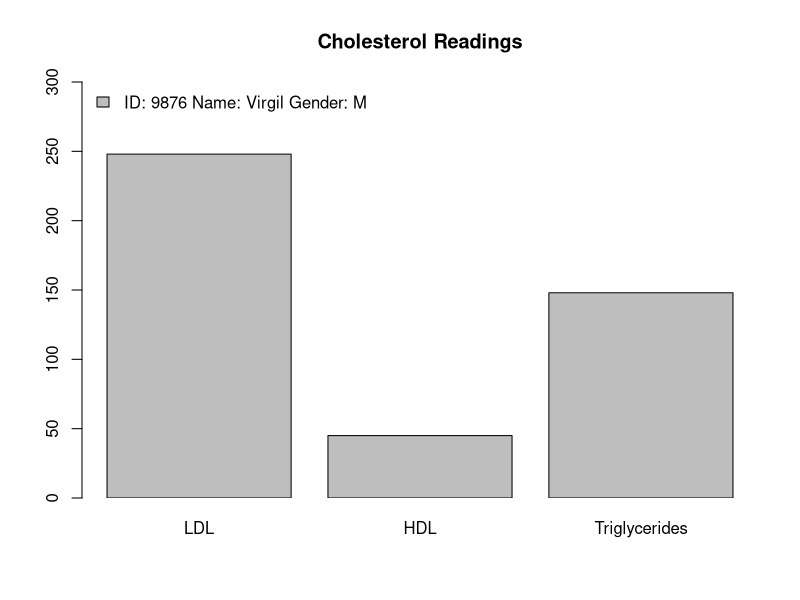

Source code (R):
# Not sure if it was intentional, but Chloresterol is actually spelled Cholesterol

ChlorReads <- function(self.id, self.name, self.gender, self.ldl, self.hdl, self.trigl) {
  this <- list(id=self.id, name=self.name, gender=self.gender, ldl=self.ldl, hdl=self.hdl, trigl=self.trigl)
  class(this) <- "ChlorReads"
  return(this)
}

get.ldl <- function(self) {
  ldl <- self$ldl
  if (ldl >= 240) {
    ldl_symb <- paste0(ldl, "*")
  } else if (ldl >= 200) {
    ldl_symb <- paste0(ldl, "+")
  } else if (ldl >= 0) {
    ldl_symb <- paste0(ldl, "")
  } else {
    ldl_symb <- "ILLEGAL LDL VALUE!"
  }
  return(ldl_symb)
}

get.hdl <- function(self) {
  hdl <- self$hdl
  if (hdl >= 60) {
    hdl_symb <- paste0(hdl, " ")
  } else if (hdl >= 40) {
    hdl_symb <- paste0(hdl, "+")
  } else if (hdl >= 0) {
    hdl_symb <- paste0(hdl, "*")
  } else {
    hdl_symb <- "ILLEGAL HDL VALUE!"
  }
  return(hdl_symb)
}

get.trigl <- function(self) {
  trig <- self$trigl
  if (trig >= 200) {
    trig_symb <- paste0(trig, "*")
  } else if (trig >= 150) {
    trig_symb <- paste0(trig, "+")
  } else if (trig >= 0) {
    trig_symb <- paste0(trig, "")
  } else {
    trig_symb <- "ILLEGAL TRIGLYCERIDE VALUE!"
  }
  return(trig_symb)
}

plot.ChlorReads <- function(self) {
  counts <- c(self$ldl, self$hdl, self$trigl)
  if (max(counts) >= 300) {
    max_y <- max_counts
  } else {
    max_y <- 300
  }
  barplot(height=counts, ylim=c(0, max_y), names=c("LDL","HDL","Triglycerides"),
          main="Cholesterol Readings", xpd=F, yaxp=c(0,max_y,6),
          legend.text=paste0("ID: ", self$id, " Name: ", self$name, " Gender: ", self$gender),
          beside=T, args.legend=list(x="topleft", bty='n', pch=NULL, pt.bg='white'))
}

print.ChlorReads <- function(self) {
  cat("ID:", self$id, " Name:", self$name, " Gender:", self$gender, "\nLDL:",
      get.ldl(self), " HDL:", get.hdl(self), " Triglycerides:", get.trigl(self), "\n")
}

# generic 
getPatientInfo <- function(self) {
  UseMethod("getPatientInfo", self)
}

getPatientInfo.ChlorReads <- function(self) {
  data <- sprintf("%-06s %-07s %-02s", self$id, self$name, self$gender)
  cat("ID     Name    Gender\n", data, sep="")
}

# generic, Chloresterol is spelled
getChloresterol <- function(self) {
  UseMethod("getChloresterol", self)
}

getChloresterol.ChlorReads <- function(self) {
  data <- sprintf("%-04i%02i  %-04i", self$ldl, self$hdl, self$trigl)
  cat("LDL HDL Trigl\n",data, sep="")
}

p1 <- ChlorReads(9876, "Virgil", "M", 248, 45, 148)
print.ChlorReads(p1)
print(p1)
plot(p1)

getPatientInfo(p1)
getChloresterol(p1)

#stopped the 2nd to last lectura aropund 1:30:00